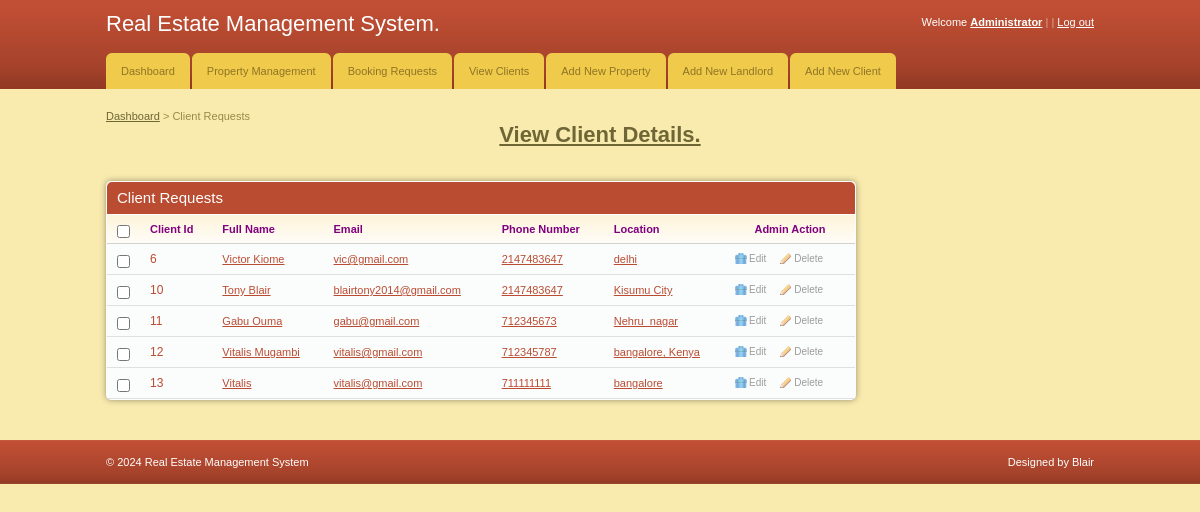
Page /admin/view_clients.php on the committed database.
### tables this page shows
CREATE TABLE `user` (
  `user_id` int(11) NOT NULL,
  `fname` varchar(255) NOT NULL,
  `email` varchar(255) NOT NULL,
  `id_no` int(11) NOT NULL,
  `phone` int(15) NOT NULL,
  `username` varchar(100) NOT NULL,
  `password` varchar(32) NOT NULL,
  `location` varchar(255) NOT NULL,
  `gender` varchar(255) NOT NULL
);

### admin/view_clients.php (the view, shortened to what this page needs)
<!DOCTYPE html PUBLIC "-//W3C//DTD XHTML 1.0 Transitional//EN" "http://www.w3.org/TR/xhtml1/DTD/xhtml1-transitional.dtd">
<html xmlns="http://www.w3.org/1999/xhtml">
<head>
	<link rel="stylesheet" href="css/style.css" type="text/css" media="all" />
</head>
<body>
<div id="header">
	<div class="shell">
		<?php
			include 'menu.php';
		?>
	</div>
</div>
<div id="container">
	<div class="shell">
		<div class="small-nav">
			<a href="index.php">Dashboard</a>
			<span>&gt;</span>
			Client Requests
			<center><h1><font color="green"><a href="studes.php"><u><b>View Client Details.</b></u></a></font></h1></center>
		</div>
		<br />
		<div id="main">
			<div id="content">
				<div class="box">
					<div class="box-head">
						<h2 class="left">Client Requests</h2>
					</div>
					<div class="table">
						<table width="100%" border="0" cellspacing="0" cellpadding="0">
							<tr>
								<th width="13"><input type="checkbox" class="checkbox" /></th>
								<th><font color="purple">Client Id</font></th>
								<th><font color="purple">Full Name</font></th>
								<th><font color="purple">Email</font></th>
								<th><font color="purple">Phone Number</font></th>
								<th><font color="purple">Location</font></th>
								<th width="110" class="ac"><font color="purple">Admin Action</font></th>
							</tr>
							<?php
								include '../includes/config.php';
								$select = "SELECT * FROM user";
								$result = mysqli_query($conn,$select) or die(mysqli_error($conn));
								while($row = $result->fetch_assoc()){
							?>
							<tr>
								<td><input type="checkbox" class="checkbox" /></td>
								<td><h3><a href="#"><?php echo $row['user_id'] ?></a></h3></td>
								<td><a href="#"><?php echo $row['fname'] ?></a></td>
								<td><a href="#"><?php echo $row['email'] ?></a></td>
								<td><a href="#"><?php echo $row['phone'] ?></a></td>
                               		<td><a href="#"><?php echo $row['location'] ?></a></td>
								<td><a href="javascript:sureToEdit(<?php echo $row['user_id'];?>)" class="ico del">Edit</a><a href="javascript:sureToDelete(<?php echo $row['user_id'];?>)" class="ico edit">Delete</a></td>
							</tr>
							<?php
								}
							?>
						</table>
					</div>
				</div>
			</div>
		</div>
	</div>
</div>
<div id="footer">
	<div class="shell">
		<span class="left">&copy; <?php echo date("Y");?> Real Estate Management System</span>
		<span class="right">
			Designed by Blair</a>
		</span>
	</div>
</div>
</body>
</html>

### admin/css/style.css (style rules this page uses)
* { padding:0; margin:0; outline:0; }
body { background:#f9ebae; font-family: Verdana, sans-serif; font-size:11px; line-height:14px; color:#5e5e5e; }
input, textarea, select { font-family: Verdana, sans-serif; font-size:13px; }
.checkbox { width:13px; height:13px; vertical-align:top; position:relative; top:2px; }
a { color:#ba4c32; text-decoration: underline; cursor:pointer; }
.left, .alignleft { float:left; display:inline; }
.right, .alignright { float:right; display:inline; }
.ac { text-align: center !important; }
h1 { font-size:22px; line-height:24px; color:#fff; font-weight: normal; }
h1 a { color:#fff; text-decoration: none; }
h2 { font-size:15px; font-weight: normal; }
h3 { font-size:12px; line-height:14px; font-weight: normal; }
h3 a { text-decoration: none; }
.shell { width:988px; margin:0 auto; }
#header { height:89px; background:url(images/header.gif); white-space:nowrap; }
#container { padding:20px 0; }
.small-nav { color:#978b48; padding-bottom:20px; }
.small-nav a { color:#6f6636; }
#content { float:left; width:750px; }
.table th { background:#fffdfa url(images/th.gif) repeat-x 0 0; color:#818181; text-align: left; padding:7px 10px; border-bottom:solid 1px #d2d1cb; }
.table td { background:#fbfcfc; border-bottom:solid 1px #e0e0e0; padding:8px 10px; }
.box { background:#fbfcfc; height:100%; padding:1px; margin-bottom:20px; }
.box-head { background:#ba4c32; height:32px; color:#fff; padding: 0 10px; line-height:32px; white-space:nowrap; border-bottom:solid 1px #fff; }
a.ico { color:#9d9c9a; font-size:10px; text-decoration: none; padding:0 0 0 14px; background-repeat:no-repeat; background-position:0 0; }
a.del { background-image:url(images/del.gif) }
a.edit { background-image:url(images/edit.gif); margin-left:14px; }
#footer { height:44px; background:url(images/footer.gif); line-height:44px; color:#fff; }
.box { -moz-border-radius:5px; -webkit-border-radius:5px; -moz-box-shadow: 0 0 6px #978f6c; -webkit-box-shadow: 0 0 6px #978f6c; }
.box-head { -moz-border-radius-topleft:5px; -moz-border-radius-topright:5px; -webkit-border-top-left-radius:5px; -webkit-border-top-right-radius:5px; }

### rows in the picture
user: user_id "6", fname "Victor Kiome", email "vic@gmail.com", phone "2147483647", location "delhi"
user: user_id "10", fname "Tony Blair", email "blairtony2014@gmail.com", phone "2147483647", location "Kisumu City"
user: user_id "11", fname "Gabu Ouma", email "gabu@gmail.com", phone "712345673", location "Nehru_nagar"
user: user_id "12", fname "Vitalis Mugambi", email "vitalis@gmail.com", phone "712345787", location "bangalore, Kenya"
user: user_id "13", fname "Vitalis", email "vitalis@gmail.com", phone "711111111", location "bangalore"
